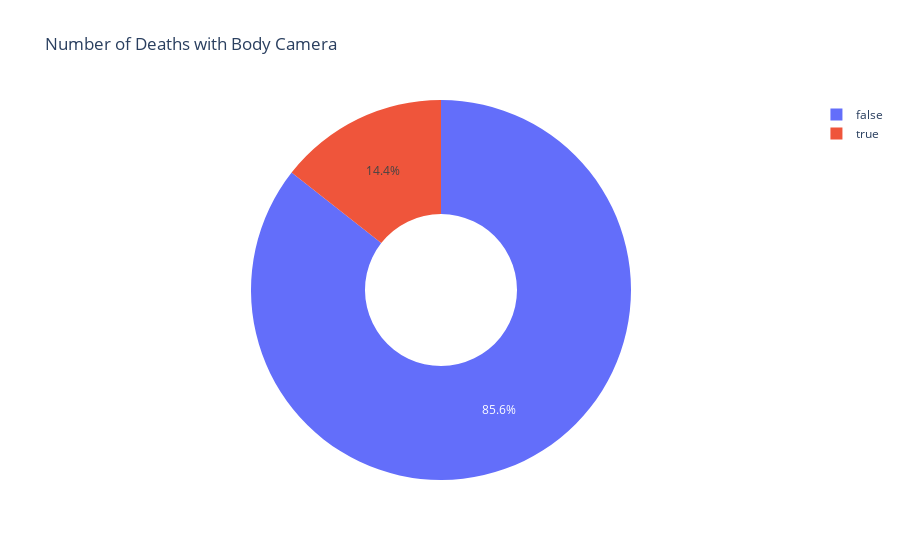

Notebook cell for this chart:
### Code cell
fig = px.pie(labels=body_cam.index,
            values=body_cam.number,
            names=body_cam.index,
            hole=0.4,
            title='Number of Deaths with Body Camera')
fig.show()

### Figure 1 — Plotly figure (JSON) as saved in the notebook; plotly's stock layout.template omitted (floating-point values rounded to 4 significant figures)
{"data": [{"domain": {"x": [0, 1], "y": [0, 1]}, "hole": 0.4, "hovertemplate": "label=%{label}<br>value=%{value}<extra></extra>", "labels": [false, true], "legendgroup": "", "name": "", "showlegend": true, "type": "pie", "values": [5630, 947]}], "layout": {"legend": {"tracegroupgap": 0}, "title": {"text": "Number of Deaths with Body Camera"}}}
